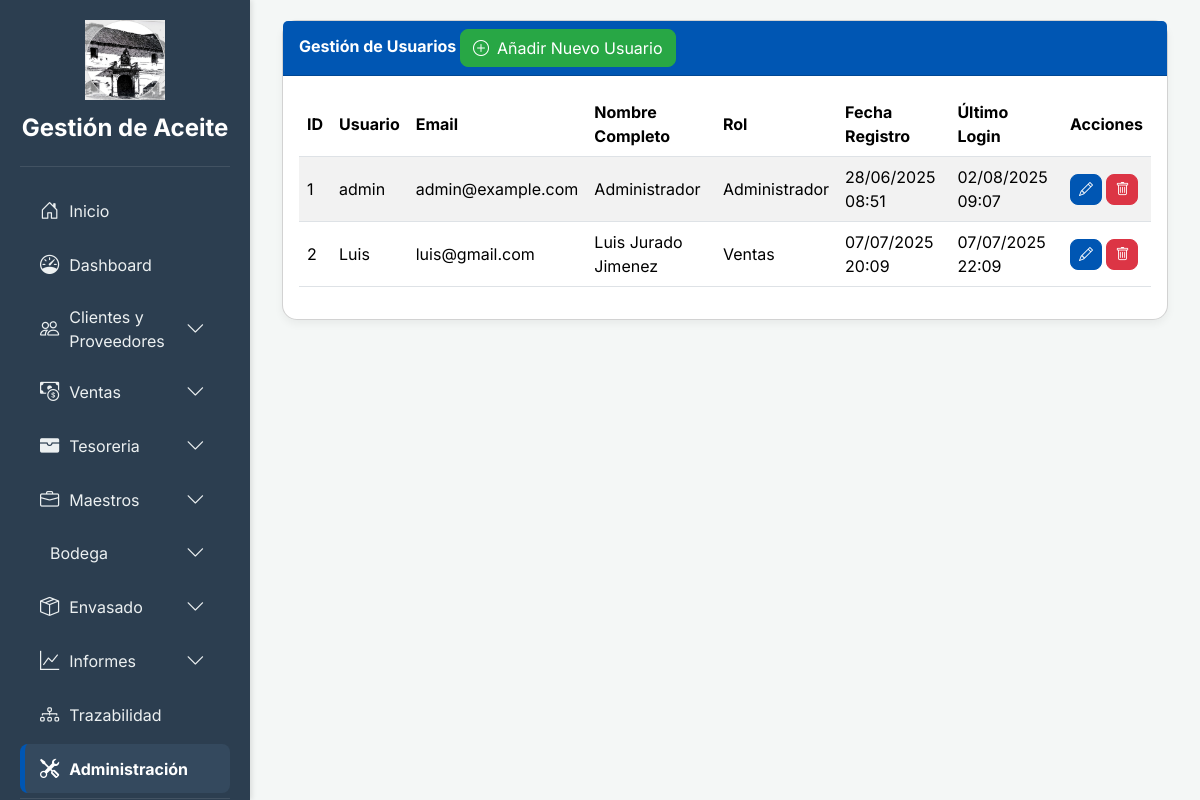
The app's page /app/gestion_usuarios.php (signed in) with its own data.
### tables this page shows
CREATE TABLE `usuarios` (
  `id_user` int(11) NOT NULL,
  `username` varchar(50) NOT NULL,
  `password_hash` varchar(255) NOT NULL,
  `id_role` int(11) NOT NULL,
  `email` varchar(100) DEFAULT NULL,
  `nombre_completo` varchar(100) DEFAULT NULL,
  `created_at` timestamp NOT NULL DEFAULT current_timestamp(),
  `last_login` datetime DEFAULT NULL
);

CREATE TABLE `roles` (
  `id_role` int(11) NOT NULL,
  `role_name` varchar(50) NOT NULL
);

### app/gestion_usuarios.php (the view, shortened to what this page needs)
<?php
include 'auth_check.php';
try {
    $stmt_users = $pdo->query("SELECT u.id_user, u.username, u.email, u.nombre_completo, u.created_at, u.last_login, r.role_name, u.id_role
                               FROM usuarios u
                               JOIN roles r ON u.id_role = r.id_role
                               ORDER BY u.username ASC");
    $usuarios = $stmt_users->fetchAll(PDO::FETCH_ASSOC);
} catch (PDOException $e) {
    $mensaje = "Error al cargar datos: " . $e->getMessage();
    $tipo_mensaje = 'danger';
    $usuarios = [];
    $roles = [];
}
?>
<!DOCTYPE html>
<html lang="es">
<head>
    <link href="https://cdn.jsdelivr.net/npm/bootstrap@5.3.3/dist/css/bootstrap.min.css" rel="stylesheet">
    <link href="https://cdn.jsdelivr.net/npm/bootstrap-icons@1.11.3/font/bootstrap-icons.min.css" rel="stylesheet">
</head>
<body>
    <div class="wrapper">
        <?php include 'sidebar.php';  ?>
        <div class="content">
            <div class="container-fluid">
                <div class="card">
                    <div class="card-header">
                        Gestión de Usuarios
                        <button type="button" class="btn btn-success" data-bs-toggle="modal" data-bs-target="#userModal" id="addUserBtn">
                            <i class="bi bi-plus-circle me-2"></i>Añadir Nuevo Usuario
                        </button>
                    </div>
                    <div class="card-body">
                        <div class="table-responsive">
                            <table class="table table-hover table-striped">
                                <thead>
                                    <tr>
                                        <th>ID</th>
                                        <th>Usuario</th>
                                        <th>Email</th>
                                        <th>Nombre Completo</th>
                                        <th>Rol</th>
                                        <th>Fecha Registro</th>
                                        <th>Último Login</th>
                                        <th>Acciones</th>
                                    </tr>
                                </thead>
                                <tbody>
                                    <?php if (!empty($usuarios)): ?>
                                        <?php foreach ($usuarios as $user): ?>
                                            <tr>
                                                <td><?php echo htmlspecialchars($user['id_user']); ?></td>
                                                <td><?php echo htmlspecialchars($user['username']); ?></td>
                                                <td><?php echo htmlspecialchars($user['email']); ?></td>
                                                <td><?php echo htmlspecialchars($user['nombre_completo']); ?></td>
                                                <td><?php echo htmlspecialchars($user['role_name']); ?></td>
                                                <td><?php echo htmlspecialchars(date('d/m/Y H:i', strtotime($user['created_at']))); ?></td>
                                                <td><?php echo $user['last_login'] ? htmlspecialchars(date('d/m/Y H:i', strtotime($user['last_login']))) : 'N/A'; ?></td>
                                                <td>
                                                    <button type="button" class="btn btn-sm btn-primary edit-user-btn"
                                                            data-bs-toggle="modal" data-bs-target="#userModal"
                                                            data-id_user="<?php echo htmlspecialchars($user['id_user']); ?>"
                                                            data-username="<?php echo htmlspecialchars($user['username']); ?>"
                                                            data-email="<?php echo htmlspecialchars($user['email']); ?>"
                                                            data-nombre_completo="<?php echo htmlspecialchars($user['nombre_completo']); ?>"
                                                            data-id_role="<?php echo htmlspecialchars($user['id_role']); ?>">
                                                        <i class="bi bi-pencil"></i>
                                                    </button>
                                                    <button type="button" class="btn btn-sm btn-danger delete-user-btn"
                                                            data-bs-toggle="modal" data-bs-target="#deleteConfirmModal"
                                                            data-id_user="<?php echo htmlspecialchars($user['id_user']); ?>">
                                                        <i class="bi bi-trash"></i>
                                                    </button>
                                                </td>
                                            </tr>
                                        <?php endforeach; ?>
                                    <?php else: ?>
                                        <tr>
                                            <td colspan="8" class="text-center">No hay usuarios registrados.</td>
                                        </tr>
                                    <?php endif; ?>
                                </tbody>
                            </table>
                        </div>
                    </div>
                </div>
            </div>
        </div>
    </div>
</body>
</html>

### app/gestion_usuarios.php (style rules this page uses)
body { font-family: 'Inter', sans-serif; background-color: #f4f7f6; }
.wrapper { display: flex; min-height: 100vh; }
.content { flex-grow: 1; padding: 20px; }
.card { border-radius: 15px; box-shadow: 0 4px 8px rgba(0,0,0,0.05); margin-bottom: 20px; }
.card-header { background-color: #0056b3; color: white; border-top-left-radius: 15px; border-top-right-radius: 15px; font-weight: bold; }
.btn-primary { background-color: #0056b3; border-color: #0056b3; border-radius: 8px; }
.btn-success { background-color: #28a745; border-color: #28a745; border-radius: 8px; }
.btn-danger { background-color: #dc3545; border-color: #dc3545; border-radius: 8px; }
.table thead { background-color: #e9ecef; }
.table th, .table td { vertical-align: middle; }
:root { --sidebar-width: 250px; --primary-color: #007bff; --sidebar-bg: #343a40; --sidebar-link: #adb5bd; --sidebar-hover: #495057; --sidebar-active: #0056b3; }

### app/sidebar.php (style rules this page uses)
:root { --sidebar-bg: #2c3e50; --sidebar-link: #ecf0f1; --sidebar-hover: #34495e; --primary-color: #0056b3; --primary-dark: #004494; }

### records on screen
usuarios: id_user "1", username "admin", email "admin@example.com", nombre_completo "Administrador", id_role.role_name "Administrador", created_at "28/06/2025 08:51", last_login "02/08/2025 09:07"
usuarios: id_user "2", username "Luis", email "luis@gmail.com", nombre_completo "Luis Jurado Jimenez", id_role.role_name "Ventas", created_at "07/07/2025 20:09", last_login "07/07/2025 22:09"

### other values on screen
$item['name'] "Clientes y Proveedores"
$item['name'] "Ventas"
$item['name'] "Tesoreria"
$item['name'] "Maestros"
$item['name'] "Bodega"
$item['name'] "Envasado"
$item['name'] "Informes"
$item['name'] "Trazabilidad"
$item['name'] "Administración"
